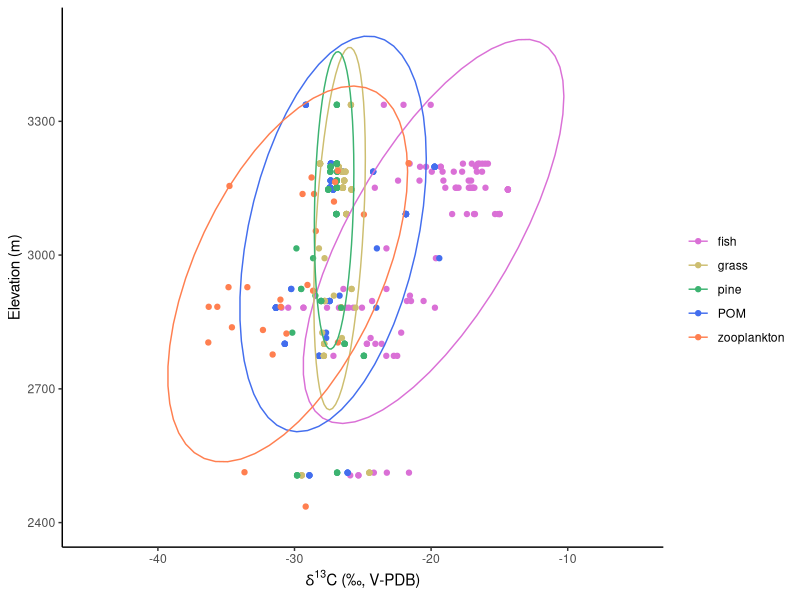
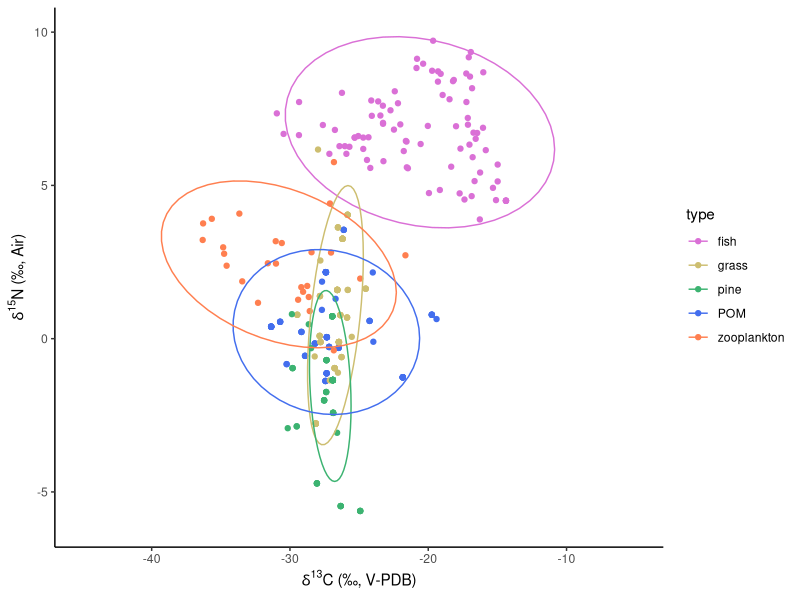

Write the R code that produced these figures, in order.
##### Bulk stable isotope analyses (SIA)
library("ggplot2")
iso<-read.csv("data/Symons iso data/Symons_Yos_bulkSIA.csv")

str(iso)

# elevation
d13C.elevation<-ggplot(iso, aes(x=d13C, y=elevation.m, color=type)) +
  scale_color_manual(values=c("orchid", "lightgoldenrod3", "mediumseagreen", "royalblue2", "coral")) +
  xlab(expression(paste(delta^{13}, C, " (\u2030, V-PDB)")))+
  ylab("Elevation (m)")+
  labs(color = "")+
  coord_cartesian(xlim=c(-45, -5), ylim=c(2400, 3500)) +
  geom_point() +
  stat_ellipse()+
  theme_classic()
ggsave("figures/Symons data plots/Bulk_13C.elevation.pdf", encod="MacRoman", height=6, width=7)

#C vs N

d13C.d15N<-ggplot(iso, aes(x=d13C, y=d15N, color=type)) +
  scale_color_manual(values=c("orchid", "lightgoldenrod3", "mediumseagreen", "royalblue2", "coral")) +
  xlab(expression(paste(delta^{13}, C, " (\u2030, V-PDB)")))+
  ylab(expression(paste(delta^{15}, N, " (\u2030, Air)")))+
  coord_cartesian(xlim=c(-45, -5), ylim=c(-6, 10)) +
  geom_point() +
  stat_ellipse()+
  theme_classic()
ggsave("figures/Symons data plots/Bulk_13C.15N.pdf", encod="MacRoman", height=6, width=7)
